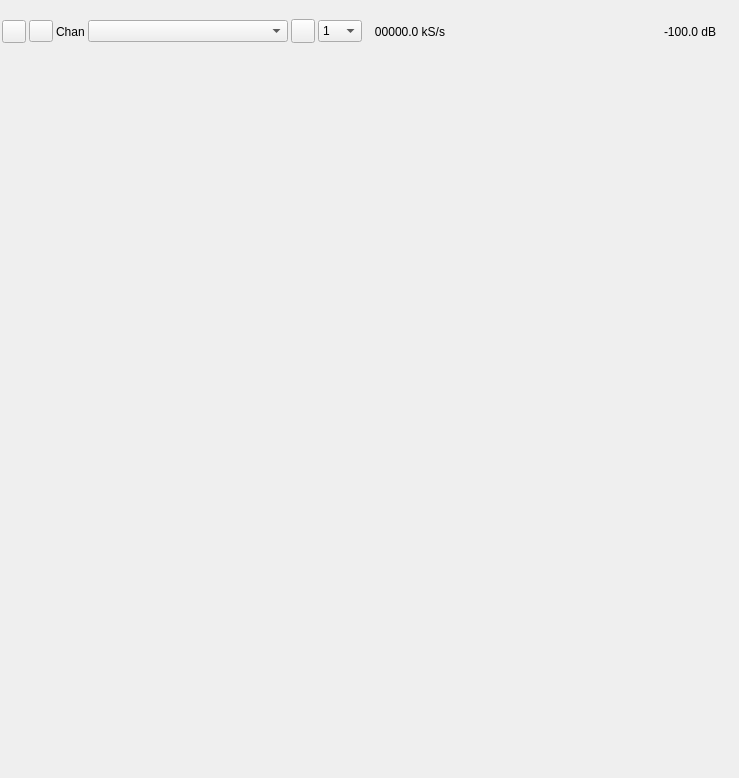
<?xml version="1.0" encoding="UTF-8"?>
<ui version="4.0">
 <class>DemodAnalyzerGUI</class>
 <widget class="RollupContents" name="DemodAnalyzerGUI">
  <property name="geometry">
   <rect>
    <x>0</x>
    <y>0</y>
    <width>739</width>
    <height>778</height>
   </rect>
  </property>
  <property name="sizePolicy">
   <sizepolicy hsizetype="Expanding" vsizetype="Expanding">
    <horstretch>0</horstretch>
    <verstretch>0</verstretch>
   </sizepolicy>
  </property>
  <property name="minimumSize">
   <size>
    <width>720</width>
    <height>0</height>
   </size>
  </property>
  <property name="font">
   <font>
    <family>Liberation Sans</family>
    <pointsize>9</pointsize>
   </font>
  </property>
  <property name="windowTitle">
   <string>Demod Analyzer</string>
  </property>
  <widget class="QWidget" name="settingsContainer" native="true">
   <property name="geometry">
    <rect>
     <x>0</x>
     <y>10</y>
     <width>718</width>
     <height>41</height>
    </rect>
   </property>
   <property name="minimumSize">
    <size>
     <width>718</width>
     <height>0</height>
    </size>
   </property>
   <property name="windowTitle">
    <string>Settings</string>
   </property>
   <layout class="QVBoxLayout" name="verticalLayout">
    <property name="spacing">
     <number>3</number>
    </property>
    <property name="leftMargin">
     <number>2</number>
    </property>
    <property name="topMargin">
     <number>2</number>
    </property>
    <property name="rightMargin">
     <number>2</number>
    </property>
    <property name="bottomMargin">
     <number>2</number>
    </property>
    <item>
     <layout class="QHBoxLayout" name="HeaderLayout">
      <property name="topMargin">
       <number>2</number>
      </property>
      <item>
       <widget class="ButtonSwitch" name="startStop">
        <property name="toolTip">
         <string>start/stop acquisition</string>
        </property>
        <property name="text">
         <string/>
        </property>
        <property name="icon">
         <iconset resource="../../../sdrgui/resources/res.qrc">
          <normaloff>:/play.png</normaloff>
          <normalon>:/stop.png</normalon>:/play.png</iconset>
        </property>
       </widget>
      </item>
      <item>
       <widget class="QPushButton" name="devicesRefresh">
        <property name="maximumSize">
         <size>
          <width>24</width>
          <height>16777215</height>
         </size>
        </property>
        <property name="toolTip">
         <string>Refresh indexes of available device sets</string>
        </property>
        <property name="text">
         <string/>
        </property>
        <property name="icon">
         <iconset resource="../../../sdrgui/resources/res.qrc">
          <normaloff>:/recycle.png</normaloff>:/recycle.png</iconset>
        </property>
       </widget>
      </item>
      <item>
       <widget class="QLabel" name="channelsLabel">
        <property name="text">
         <string>Chan</string>
        </property>
       </widget>
      </item>
      <item>
       <widget class="QComboBox" name="channels">
        <property name="minimumSize">
         <size>
          <width>200</width>
          <height>0</height>
         </size>
        </property>
        <property name="toolTip">
         <string>Channel index</string>
        </property>
       </widget>
      </item>
      <item>
       <widget class="QPushButton" name="channelApply">
        <property name="maximumSize">
         <size>
          <width>24</width>
          <height>24</height>
         </size>
        </property>
        <property name="toolTip">
         <string>(Re) apply channel selection</string>
        </property>
        <property name="text">
         <string/>
        </property>
        <property name="icon">
         <iconset resource="../../../sdrgui/resources/res.qrc">
          <normaloff>:/checkmark.png</normaloff>:/checkmark.png</iconset>
        </property>
       </widget>
      </item>
      <item>
       <widget class="QComboBox" name="log2Decim">
        <property name="maximumSize">
         <size>
          <width>50</width>
          <height>16777215</height>
         </size>
        </property>
        <property name="toolTip">
         <string>Channel decimation</string>
        </property>
        <item>
         <property name="text">
          <string>1</string>
         </property>
        </item>
        <item>
         <property name="text">
          <string>2</string>
         </property>
        </item>
        <item>
         <property name="text">
          <string>4</string>
         </property>
        </item>
        <item>
         <property name="text">
          <string>8</string>
         </property>
        </item>
        <item>
         <property name="text">
          <string>16</string>
         </property>
        </item>
        <item>
         <property name="text">
          <string>32</string>
         </property>
        </item>
        <item>
         <property name="text">
          <string>64</string>
         </property>
        </item>
       </widget>
      </item>
      <item>
       <widget class="QLabel" name="sinkSampleRateText">
        <property name="minimumSize">
         <size>
          <width>80</width>
          <height>0</height>
         </size>
        </property>
        <property name="toolTip">
         <string>Analyzer (sink) sample rate</string>
        </property>
        <property name="text">
         <string>00000.0 kS/s</string>
        </property>
        <property name="alignment">
         <set>Qt::AlignRight|Qt::AlignTrailing|Qt::AlignVCenter</set>
        </property>
       </widget>
      </item>
      <item>
       <spacer name="horizontalSpacer">
        <property name="orientation">
         <enum>Qt::Horizontal</enum>
        </property>
        <property name="sizeHint" stdset="0">
         <size>
          <width>40</width>
          <height>20</height>
         </size>
        </property>
       </spacer>
      </item>
      <item>
       <widget class="QLabel" name="channelPower">
        <property name="minimumSize">
         <size>
          <width>52</width>
          <height>0</height>
         </size>
        </property>
        <property name="toolTip">
         <string>Channel power</string>
        </property>
        <property name="layoutDirection">
         <enum>Qt::LeftToRight</enum>
        </property>
        <property name="text">
         <string>-100.0 dB</string>
        </property>
        <property name="alignment">
         <set>Qt::AlignRight|Qt::AlignTrailing|Qt::AlignVCenter</set>
        </property>
       </widget>
      </item>
     </layout>
    </item>
   </layout>
  </widget>
  <widget class="QWidget" name="spectrumContainer" native="true">
   <property name="geometry">
    <rect>
     <x>0</x>
     <y>98</y>
     <width>720</width>
     <height>284</height>
    </rect>
   </property>
   <property name="sizePolicy">
    <sizepolicy hsizetype="Expanding" vsizetype="Expanding">
     <horstretch>0</horstretch>
     <verstretch>0</verstretch>
    </sizepolicy>
   </property>
   <property name="minimumSize">
    <size>
     <width>718</width>
     <height>0</height>
    </size>
   </property>
   <property name="windowTitle">
    <string>Channel Spectrum</string>
   </property>
   <layout class="QVBoxLayout" name="verticalLayoutSpectrum">
    <property name="spacing">
     <number>2</number>
    </property>
    <property name="leftMargin">
     <number>2</number>
    </property>
    <property name="topMargin">
     <number>2</number>
    </property>
    <property name="rightMargin">
     <number>2</number>
    </property>
    <property name="bottomMargin">
     <number>2</number>
    </property>
    <item>
     <widget class="GLSpectrum" name="glSpectrum" native="true">
      <property name="sizePolicy">
       <sizepolicy hsizetype="Expanding" vsizetype="Expanding">
        <horstretch>0</horstretch>
        <verstretch>0</verstretch>
       </sizepolicy>
      </property>
      <property name="minimumSize">
       <size>
        <width>200</width>
        <height>250</height>
       </size>
      </property>
      <property name="font">
       <font>
        <family>Liberation Mono</family>
        <pointsize>8</pointsize>
       </font>
      </property>
     </widget>
    </item>
    <item>
     <widget class="GLSpectrumGUI" name="spectrumGUI" native="true"/>
    </item>
   </layout>
  </widget>
  <widget class="QWidget" name="scopeContainer" native="true">
   <property name="geometry">
    <rect>
     <x>0</x>
     <y>390</y>
     <width>720</width>
     <height>334</height>
    </rect>
   </property>
   <property name="sizePolicy">
    <sizepolicy hsizetype="Expanding" vsizetype="Expanding">
     <horstretch>0</horstretch>
     <verstretch>0</verstretch>
    </sizepolicy>
   </property>
   <property name="minimumSize">
    <size>
     <width>718</width>
     <height>0</height>
    </size>
   </property>
   <property name="windowTitle">
    <string>Channel Scope</string>
   </property>
   <layout class="QVBoxLayout" name="verticalLayoutScope">
    <property name="spacing">
     <number>2</number>
    </property>
    <property name="leftMargin">
     <number>3</number>
    </property>
    <property name="topMargin">
     <number>3</number>
    </property>
    <property name="rightMargin">
     <number>3</number>
    </property>
    <property name="bottomMargin">
     <number>3</number>
    </property>
    <item>
     <widget class="GLScope" name="glScope" native="true">
      <property name="sizePolicy">
       <sizepolicy hsizetype="Expanding" vsizetype="Expanding">
        <horstretch>0</horstretch>
        <verstretch>0</verstretch>
       </sizepolicy>
      </property>
      <property name="minimumSize">
       <size>
        <width>200</width>
        <height>300</height>
       </size>
      </property>
      <property name="font">
       <font>
        <family>Liberation Mono</family>
        <pointsize>8</pointsize>
       </font>
      </property>
     </widget>
    </item>
    <item>
     <widget class="GLScopeGUI" name="scopeGUI" native="true"/>
    </item>
   </layout>
  </widget>
 </widget>
 <customwidgets>
  <customwidget>
   <class>ButtonSwitch</class>
   <extends>QToolButton</extends>
   <header>gui/buttonswitch.h</header>
  </customwidget>
  <customwidget>
   <class>RollupContents</class>
   <extends>QWidget</extends>
   <header>gui/rollupcontents.h</header>
   <container>1</container>
  </customwidget>
  <customwidget>
   <class>GLSpectrum</class>
   <extends>QWidget</extends>
   <header>gui/glspectrum.h</header>
   <container>1</container>
  </customwidget>
  <customwidget>
   <class>GLSpectrumGUI</class>
   <extends>QWidget</extends>
   <header>gui/glspectrumgui.h</header>
   <container>1</container>
  </customwidget>
  <customwidget>
   <class>GLScope</class>
   <extends>QWidget</extends>
   <header>gui/glscope.h</header>
   <container>1</container>
  </customwidget>
  <customwidget>
   <class>GLScopeGUI</class>
   <extends>QWidget</extends>
   <header>gui/glscopegui.h</header>
   <container>1</container>
  </customwidget>
 </customwidgets>
 <resources>
  <include location="../../../sdrgui/resources/res.qrc"/>
 </resources>
 <connections/>
</ui>
